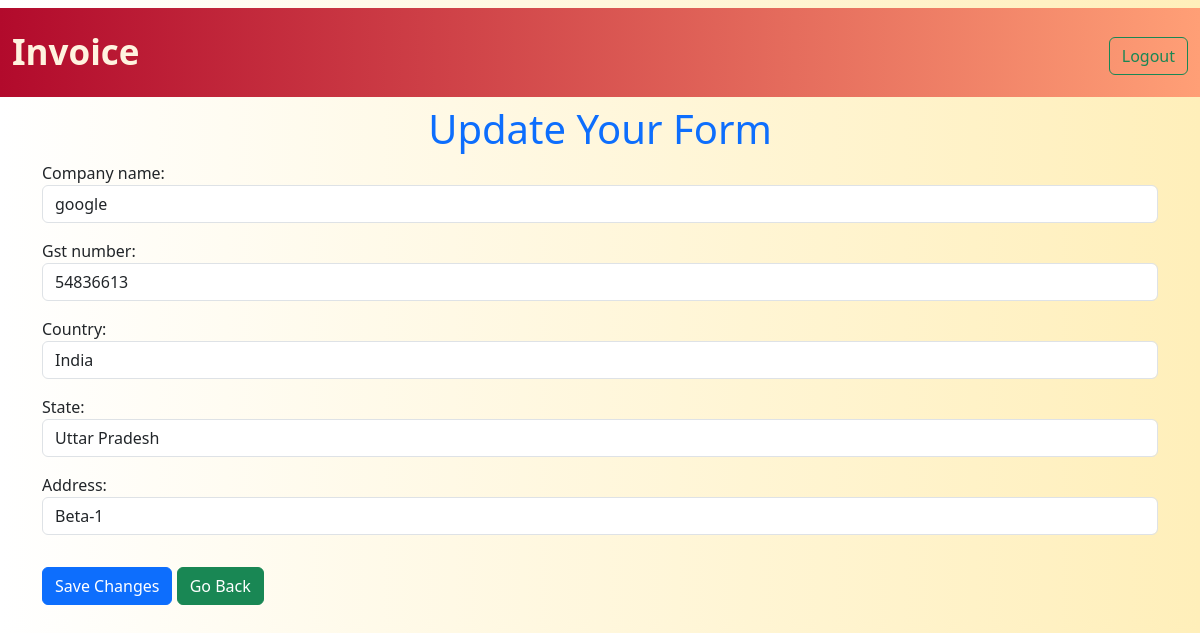
The app's page /update_client/1/ (signed in) with its own data.
### web/models.py (models this page shows, shortened)
class Client(models.Model):
    company_name = models.CharField(max_length=250)
    gst_number = models.CharField(max_length=250)
    country = models.CharField(max_length=150)
    state = models.CharField(max_length=150)
    address = models.CharField(max_length=250)
    created_at = models.DateTimeField(auto_now_add=True)

### web/views.py (the view)
# urls.py: path('update_client/<int:id>/', views.update_client, name='update_client'),
def update_client(request, id):
    if request.user.is_authenticated:
        if request.method == 'POST':
            obj = Client.objects.get(pk=id)
            fm = ClientForm(request.POST, instance=obj)
            if fm.is_valid():
                fm.save()
                messages.success(
                    request, "Successfully updated, You can go back !"
                )
        else:
            obj = Client.objects.get(pk=id)
            fm = ClientForm(instance=obj)
        return render(request, 'update_client.html', {'form':fm})
    else:
        return HttpResponseRedirect('/')

### web/forms.py
class ClientForm(forms.ModelForm):
    class Meta:
        model = Client
        fields = ['company_name','gst_number','country','state','address']
    def __init__(self, *args, **kwargs):
        super(ClientForm, self).__init__(*args, **kwargs)
        self.fields['company_name'].widget.attrs['class'] = 'form-control'
        self.fields['gst_number'].widget.attrs['class'] = 'form-control'
        self.fields['country'].widget.attrs['class'] = 'form-control'
        self.fields['state'].widget.attrs['class'] = 'form-control'
        self.fields['address'].widget.attrs['class'] = 'form-control'

### templates/Update_client.html (shortened to what this page needs)
{% extends 'base.html' %}
{% block body %}
<div class="container w-75%">
  <h1 class="text-primary text-center ">Update Your Form</h1>
  <form action="" method="post">
    {{form.as_p}}
    <button type="submit" class="btn btn-primary btn-md my-3">Save Changes</button>
    <a href="{% url 'all_list'%}"><h4 class="btn btn-success my-3">Go Back</h4></a>
  </form>
</div>
{% endblock body %}

### templates/base.html (style rules this page uses)
body { background: #FFEFBA; background: -webkit-linear-gradient(to right, #FFFFFF, #FFEFBA); background: linear-gradient(to right, #FFFFFF, #FFEFBA); }

### records on screen
Client: company_name "google", gst_number "54836613", country "India", state "Uttar Pradesh", address "Beta-1"
